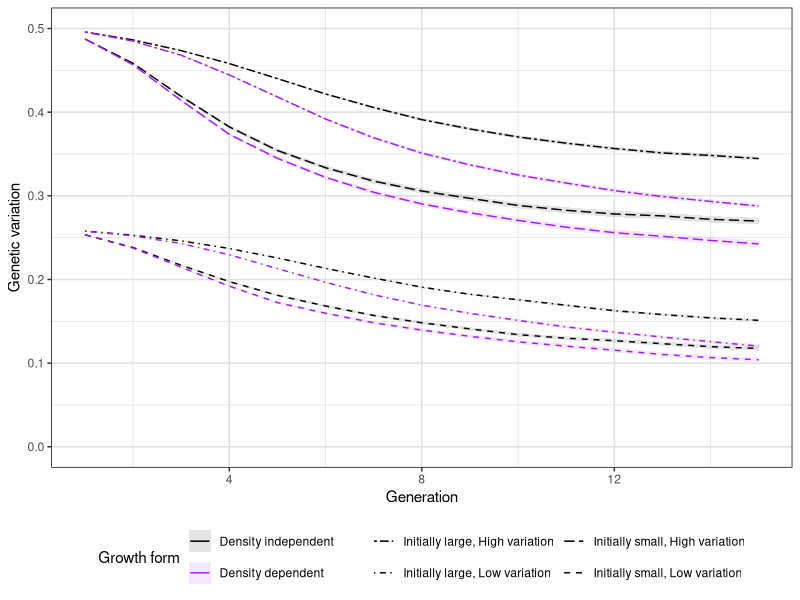
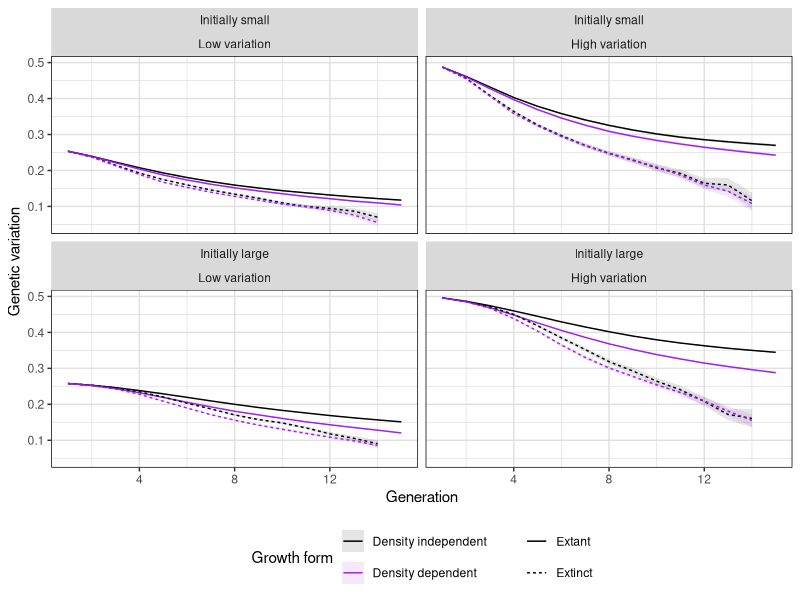
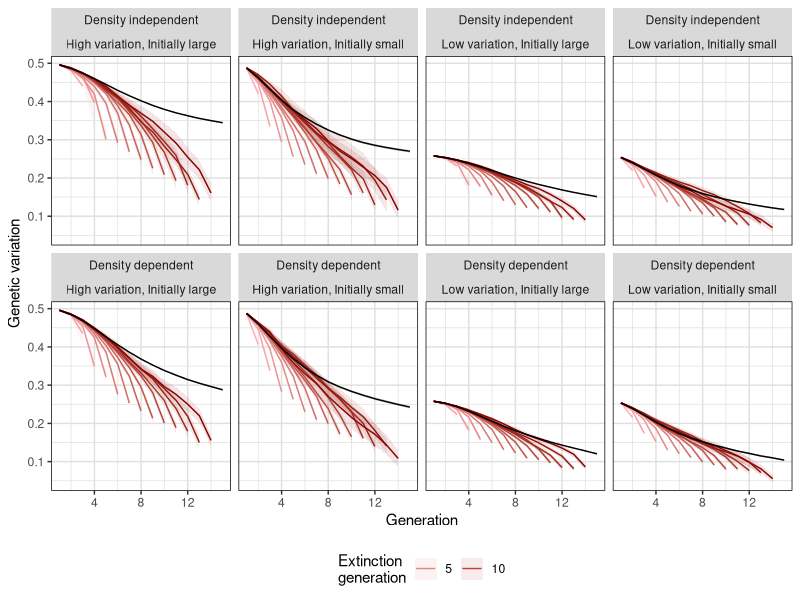
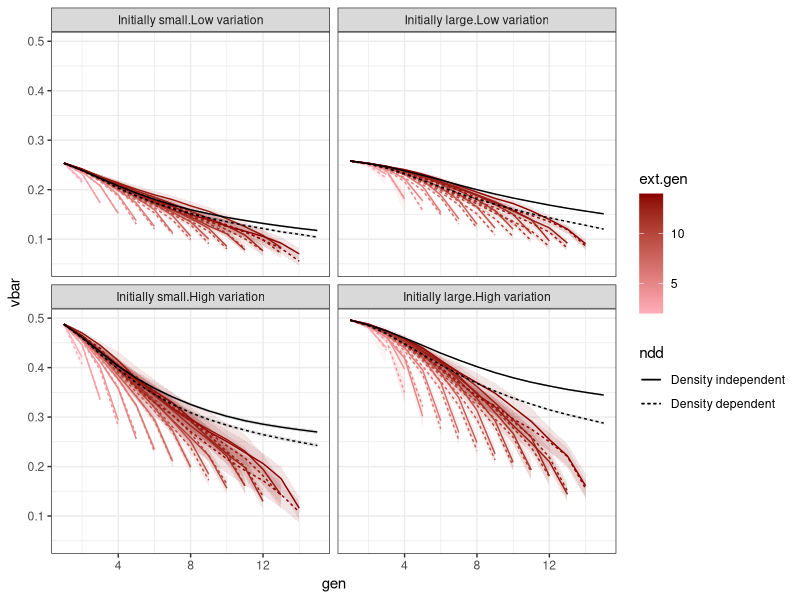
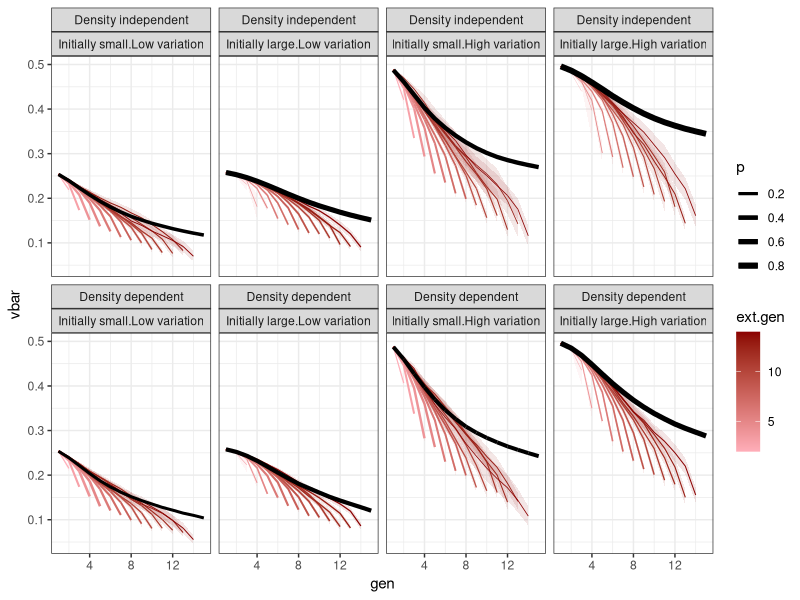
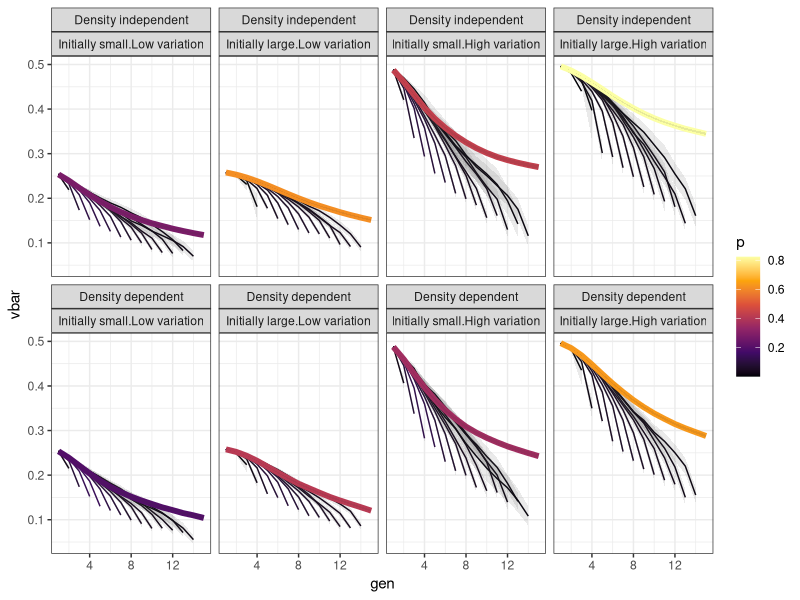

Source code (R) for these figures, in order: (Note: this script raises an error after producing the figures.)
### Plotting genetic variaton in rescue simulations.
### Scripts: simulations/run_final_sims/*extinctions.R
### SN - run September 1 2020, plots September 2 2020

### Load packages

library(ggplot2)
library(dplyr)
library(tidyr)

### Case 1: means conditioned on being extant in given time

# Load in data
all.g = rbind(
  read.csv('simulations/outputs/final_results/a000_hivar_gene_all.csv')  %>%
    mutate(hi.var = TRUE, ndd = FALSE),
  read.csv('simulations/outputs/final_results/a035_hivar_gene_all.csv') %>%
    mutate(hi.var = TRUE, ndd = TRUE),
  read.csv('simulations/outputs/final_results/a000_lowvar_gene_all.csv') %>%
    mutate(hi.var = FALSE, ndd = FALSE),
  read.csv('simulations/outputs/final_results/a035_lowvar_gene_all.csv') %>%
    mutate(hi.var = FALSE, ndd = TRUE)
) %>%
  mutate(n.pop0 = factor(n.pop0, labels = c('Initially small', 'Initially large')),
         hi.var = factor(hi.var, labels = c('Low variation', 'High variation')),
         ndd = factor(ndd, labels = c('Density independent', 'Density dependent')))

# looka that
head(all.g)

# Try a plot of all genotypes at once
all.g %>%
  ggplot(aes(x = gen)) +
  geom_line(
    aes(
      y = vbar,
      group = interaction(n.pop0, hi.var, ndd),
      linetype = paste(n.pop0, hi.var, sep = ', '),
      colour = ndd
    )
  ) +
  geom_ribbon(
    aes(
      ymin = vbar - 2 * sqrt(vvar / n),
      ymax = vbar + 2 * sqrt(vvar / n),
      group = interaction(n.pop0, hi.var, ndd),
      fill = ndd
    ),
    alpha = 0.1
  ) +
  scale_y_continuous(limits = c(0, 0.5)) +
  scale_fill_manual(values = c('black', 'purple')) +
  scale_colour_manual(values = c('black', 'purple')) +
  scale_linetype_manual(values = c(6, 4, 5, 2)) +
  labs(x = 'Generation', y = 'Genetic variation') +
  guides(linetype = guide_legend('', nrow = 2),
         colour = guide_legend("Growth form", nrow = 2),
         fill = guide_legend("Growth form", nrow = 2)) +
  theme(panel.background = element_rect(fill = 'white'),
        panel.grid = element_line(colour = 'gray88'),
        panel.border = element_rect(fill = NA),
        legend.position = 'bottom')

### Conditioned on being extinct/extant at end of simulation

ext.g = rbind(
  read.csv('simulations/outputs/final_results/a000_hivar_gene_ext.csv')  %>%
    mutate(hi.var = TRUE, ndd = FALSE),
  read.csv('simulations/outputs/final_results/a035_hivar_gene_ext.csv') %>%
    mutate(hi.var = TRUE, ndd = TRUE),
  read.csv('simulations/outputs/final_results/a000_lowvar_gene_ext.csv') %>%
    mutate(hi.var = FALSE, ndd = FALSE),
  read.csv('simulations/outputs/final_results/a035_lowvar_gene_ext.csv') %>%
    mutate(hi.var = FALSE, ndd = TRUE)
) %>%
  mutate(n.pop0 = factor(n.pop0, labels = c('Initially small', 'Initially large')),
         hi.var = factor(hi.var, labels = c('Low variation', 'High variation')),
         ndd = factor(ndd, labels = c('Density independent', 'Density dependent')))


ext.g %>%
  ggplot(aes(x = gen)) +
  geom_line(
    aes(
      y = vbar,
      group = interaction(n.pop0, hi.var, ndd, extinct),
      linetype = extinct,
      colour = ndd
    )
  ) +
  geom_ribbon(
    aes(
      ymin = vbar - 2 * sqrt(vvar / n),
      ymax = vbar + 2 * sqrt(vvar / n),
      group = interaction(n.pop0, hi.var, ndd, extinct),
      fill = ndd
    ),
    alpha = 0.1
  ) +
  facet_wrap(n.pop0 ~ hi.var) +
  guides(linetype = guide_legend("", nrow = 2),
         colour = guide_legend("Growth form", nrow = 2),
         fill = guide_legend("Growth form", nrow = 2)) +
  scale_linetype(labels = c("Extant", "Extinct")) +
  scale_color_manual(values = c('black', 'purple')) +
  scale_fill_manual(values = c('black', 'purple')) +
  labs(x = 'Generation', y = 'Genetic variation') +
  theme(panel.background = element_blank(),
        panel.border = element_rect(fill = NA),
        panel.grid = element_line(colour = 'gray88'),
        legend.position = 'bottom')

###

gen.g = rbind(
  read.csv('simulations/outputs/final_results/a000_hivar_gene_gen.csv')  %>%
    mutate(hi.var = TRUE, ndd = FALSE),
  read.csv('simulations/outputs/final_results/a035_hivar_gene_gen.csv') %>%
    mutate(hi.var = TRUE, ndd = TRUE),
  read.csv('simulations/outputs/final_results/a000_lowvar_gene_gen.csv') %>%
    mutate(hi.var = FALSE, ndd = FALSE),
  read.csv('simulations/outputs/final_results/a035_lowvar_gene_gen.csv') %>%
    mutate(hi.var = FALSE, ndd = TRUE)
) %>%
  mutate(n.pop0 = factor(n.pop0, labels = c('Initially small', 'Initially large')),
         hi.var = factor(hi.var, labels = c('Low variation', 'High variation')),
         ndd = factor(ndd, labels = c('Density independent', 'Density dependent')))

gen.g %>%
  ggplot(aes(x = gen)) +
  geom_line(
    data = . %>% filter(ext.gen < 15),
    aes(
      y = vbar,
      group = interaction(n.pop0, hi.var, ndd, ext.gen),
      colour = ext.gen
    )
  ) +
  geom_ribbon(
    data = . %>% filter(ext.gen < 15),
    aes(
      ymin = vbar - 2 * sqrt(vvar / n),
      ymax = vbar + 2 * sqrt(vvar / n),
      group = interaction(n.pop0, hi.var, ndd, ext.gen),
      fill = ext.gen
    ),
    alpha = 0.1
  ) +
  geom_line(
    data = . %>% filter(ext.gen %in% 15),
    aes(
      y = vbar,
      group = interaction(n.pop0, hi.var, ndd)
    ),
    colour = 'black'
  )  +
  geom_ribbon(
    data = . %>% filter(ext.gen %in% 15),
    aes(
      ymin = vbar - 2 * sqrt(vvar / n),
      ymax = vbar + 2 * sqrt(vvar / n),
      group = interaction(n.pop0, hi.var, ndd)
    ),
    fill = 'black',
    alpha = 0.1
  ) +
  scale_colour_gradient(low = 'lightpink1', high = 'darkred') +
  scale_fill_gradient(low = 'lightpink1', high = 'darkred') +
  guides(colour = guide_legend("Extinction\ngeneration"),
         fill = guide_legend('Extinction\ngeneration')) +
  labs(x = 'Generation', y = 'Genetic variation') +
  facet_wrap(ndd ~ paste(hi.var, n.pop0, sep = ', '), ncol = 4) +
  theme(panel.background = element_blank(),
        panel.border = element_rect(fill = NA),
        panel.grid = element_line(colour = 'gray88'),
        legend.position = 'bottom')

### Other drafts

gen.g %>%
  ggplot(aes(x = gen)) +
  geom_line(
    data = . %>% filter(ext.gen < 15),
    aes(
      y = vbar,
      group = interaction(n.pop0, hi.var, ndd, ext.gen),
      linetype = ndd,
      colour = ext.gen
    )
  ) +
  geom_ribbon(
    data = . %>% filter(ext.gen < 15),
    aes(
      ymin = vbar - 2 * sqrt(vvar / n),
      ymax = vbar + 2 * sqrt(vvar / n),
      group = interaction(n.pop0, hi.var, ndd, ext.gen),
      fill = ext.gen
    ),
    alpha = 0.1
  ) +
  geom_line(
    data = . %>% filter(ext.gen %in% 15),
    aes(
      y = vbar,
      group = interaction(n.pop0, hi.var, ndd),
      linetype = ndd,
    ),
    colour = 'black'
  )  +
  geom_ribbon(
    data = . %>% filter(ext.gen %in% 15),
    aes(
      ymin = vbar - 2 * sqrt(vvar / n),
      ymax = vbar + 2 * sqrt(vvar / n),
      group = interaction(n.pop0, hi.var, ndd)
    ),
    fill = 'black',
    alpha = 0.1
  ) +
  scale_colour_gradient(low = 'lightpink1', high = 'darkred') +
  scale_fill_gradient(low = 'lightpink1', high = 'darkred') +
  facet_wrap(~ interaction(n.pop0, hi.var), ncol = 2) +
  theme_bw()

gen.g %>%
  mutate(p = n / 4000) %>%
  ggplot(aes(x = gen)) +
  geom_line(
    data = . %>% filter(ext.gen < 15),
    aes(
      y = vbar,
      group = interaction(n.pop0, hi.var, ndd, ext.gen),
      colour = ext.gen,
      size = p
    )
  ) +
  geom_ribbon(
    data = . %>% filter(ext.gen < 15),
    aes(
      ymin = vbar - 2 * sqrt(vvar / n),
      ymax = vbar + 2 * sqrt(vvar / n),
      group = interaction(n.pop0, hi.var, ndd, ext.gen),
      fill = ext.gen
    ),
    alpha = 0.1
  ) +
  geom_line(
    data = . %>% filter(ext.gen %in% 15),
    aes(
      y = vbar,
      group = interaction(n.pop0, hi.var, ndd),
      size = p
    ),
    colour = 'black',
  )  +
  geom_ribbon(
    data = . %>% filter(ext.gen %in% 15),
    aes(
      ymin = vbar - 2 * sqrt(vvar / n),
      ymax = vbar + 2 * sqrt(vvar / n),
      group = interaction(n.pop0, hi.var, ndd)
    ),
    fill = 'black',
    alpha = 0.1
  ) +
  scale_colour_gradient(low = 'lightpink1', high = 'darkred') +
  scale_fill_gradient(low = 'lightpink1', high = 'darkred') +
  scale_size(range = c(0.1, 2)) +
  facet_wrap(ndd ~ interaction(n.pop0, hi.var), ncol = 4) +
  theme_bw()

gen.g %>%
  mutate(p = n / 4000) %>%
  ggplot(aes(x = gen)) +
  geom_line(
    data = . %>% filter(ext.gen < 15),
    aes(
      y = vbar,
      group = interaction(n.pop0, hi.var, ndd, ext.gen),
      colour = p
    )
  ) +
  geom_ribbon(
    data = . %>% filter(ext.gen < 15),
    aes(
      ymin = vbar - 2 * sqrt(vvar / n),
      ymax = vbar + 2 * sqrt(vvar / n),
      group = interaction(n.pop0, hi.var, ndd, ext.gen),
      #fill = p
    ),
    alpha = 0.1
  ) +
  geom_line(
    data = . %>% filter(ext.gen %in% 15),
    aes(
      y = vbar,
      group = interaction(n.pop0, hi.var, ndd),
      colour = p
    ),
    size = 2
  )  +
  geom_ribbon(
    data = . %>% filter(ext.gen %in% 15),
    aes(
      ymin = vbar - 2 * sqrt(vvar / n),
      ymax = vbar + 2 * sqrt(vvar / n),
      group = interaction(n.pop0, hi.var, ndd),
      #fill = p
    ),
    alpha = 0.1
  ) +
  scale_colour_viridis_c(option = 'B') +
  scale_fill_viridis_c(option = 'B') +
  scale_size(range = c(0.1, 2)) +
  facet_wrap(ndd ~ interaction(n.pop0, hi.var), ncol = 4) +
  theme_bw()

gen.g %>%
  mutate(p = n / 4000) %>%
  ggplot(aes(x = gen)) +
  geom_line(
    data = . %>% filter(ext.gen < 15),
    aes(
      y = vbar,
      group = interaction(n.pop0, hi.var, ndd, ext.gen),
      colour = ext.gen
    )
  ) +
  geom_ribbon(
    data = . %>% filter(ext.gen < 15),
    aes(
      ymin = vbar - 2 * sqrt(vvar / n),
      ymax = vbar + 2 * sqrt(vvar / n),
      group = interaction(n.pop0, hi.var, ndd, ext.gen),
      fill = ext.gen
    ),
    alpha = 0.1
  ) +
  geom_line(
    data = . %>% filter(ext.gen %in% 15),
    aes(
      y = vbar,
      group = interaction(n.pop0, hi.var, ndd)
    ),
    colour = 'black',
  )  +
  geom_ribbon(
    data = . %>% filter(ext.gen %in% 15),
    aes(
      ymin = vbar - 2 * sqrt(vvar / n),
      ymax = vbar + 2 * sqrt(vvar / n),
      group = interaction(n.pop0, hi.var, ndd)
    ),
    fill = 'black',
    alpha = 0.1
  ) +
  geom_rug(
    data = . %>% filter(gen == ext.gen),
    aes(
      size = p
    ),
    lineend - 'square',
    sides = 'b'
  ) +
  scale_colour_gradient(low = 'lightpink1', high = 'darkred') +
  scale_fill_gradient(low = 'lightpink1', high = 'darkred') +
  facet_wrap(ndd ~ interaction(n.pop0, hi.var), ncol = 4) +
  theme_bw()

gen.g %>%
  filter(gen == ext.gen) %>%
  mutate(p = n / 4000) %>%
  ggplot(aes(x = gen)) +
  geom_rug(
    aes(
      size = p
    ),
    sides = 'b'
  )
